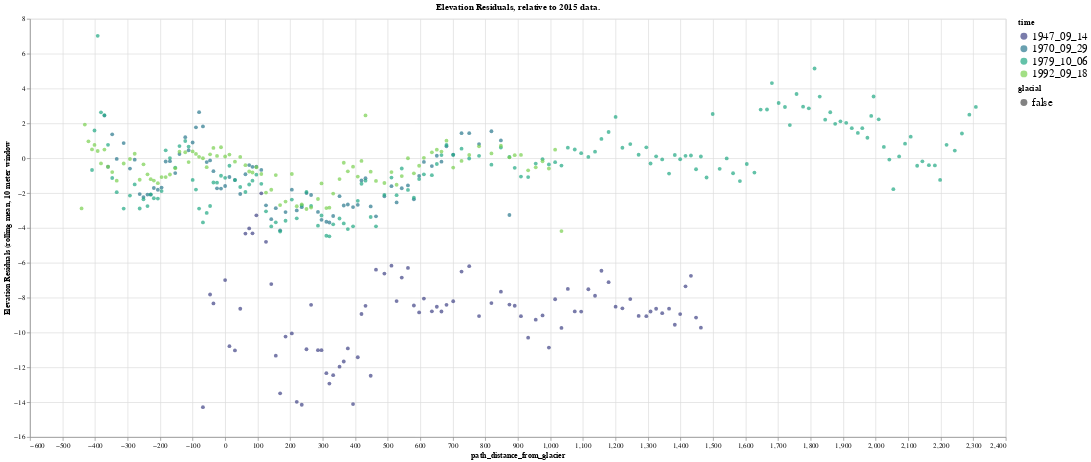

This figure's notebook cell:
### Markdown cell above
Plot elevation residuals, exclude glacier signals (large)

### Code cell
src = diff_df[['elevation', 'time', 'path_distance_from_glacier', 'glacial', 'elevation_residual', 'n_from_glacial_max']].reset_index().dropna()
src['time'] = src['time'].apply(lambda x: x.strftime(strip_time_format))
alt.Chart(
    src
).transform_filter(
    (datum.glacial == False)
).mark_circle().encode(
    alt.X("path_distance_from_glacier:Q"),
    alt.Y("elevation_residual:Q", scale=alt.Scale(zero=False), title='Elevation Residuals (rolling mean, 10 meter window', impute=alt.ImputeParams(value=None)),
    alt.Color("time:O", scale=alt.Scale(scheme='viridis')),
    alt.StrokeDash('glacial:N'),
    tooltip=['n_from_glacial_max', 'time']

).properties(
    width = 1400,
    height = 600,
    title="Elevation Residuals, relative to 2015 data."
).configure_legend(
    titleColor='black', 
    titleFontSize=12, 
    labelFontSize=16, 
    symbolStrokeWidth=4
).interactive()

### Figure 1 — Vega-Lite specification as saved in the notebook (floating-point values rounded to 4 significant figures; data arrays with more than 128 entries replaced by an {"elided": "..."} marker saying what was removed)
{"config": {"view": {"continuousWidth": 400, "continuousHeight": 300}, "legend": {"labelFontSize": 16, "symbolStrokeWidth": 4, "titleColor": "black", "titleFontSize": 12}}, "data": {"name": "data-55af592bc7a4e972d87327e1600dde68"}, "mark": "circle", "encoding": {"color": {"field": "time", "scale": {"scheme": "viridis"}, "type": "ordinal"}, "strokeDash": {"field": "glacial", "type": "nominal"}, "tooltip": [{"field": "n_from_glacial_max", "type": "quantitative"}, {"field": "time", "type": "nominal"}], "x": {"field": "path_distance_from_glacier", "type": "quantitative"}, "y": {"field": "elevation_residual", "impute": {"value": null}, "scale": {"zero": false}, "title": "Elevation Residuals (rolling mean, 10 meter window", "type": "quantitative"}}, "height": 600, "selection": {"selector001": {"type": "interval", "bind": "scales", "encodings": ["x", "y"]}}, "title": "Elevation Residuals, relative to 2015 data.", "transform": [{"filter": "(datum.glacial === false)"}], "width": 1400, "$schema": "https://vega.github.io/schema/vega-lite/v4.17.0.json", "datasets": {"data-55af592bc7a4e972d87327e1600dde68": {"elided": "579 records"}}}
